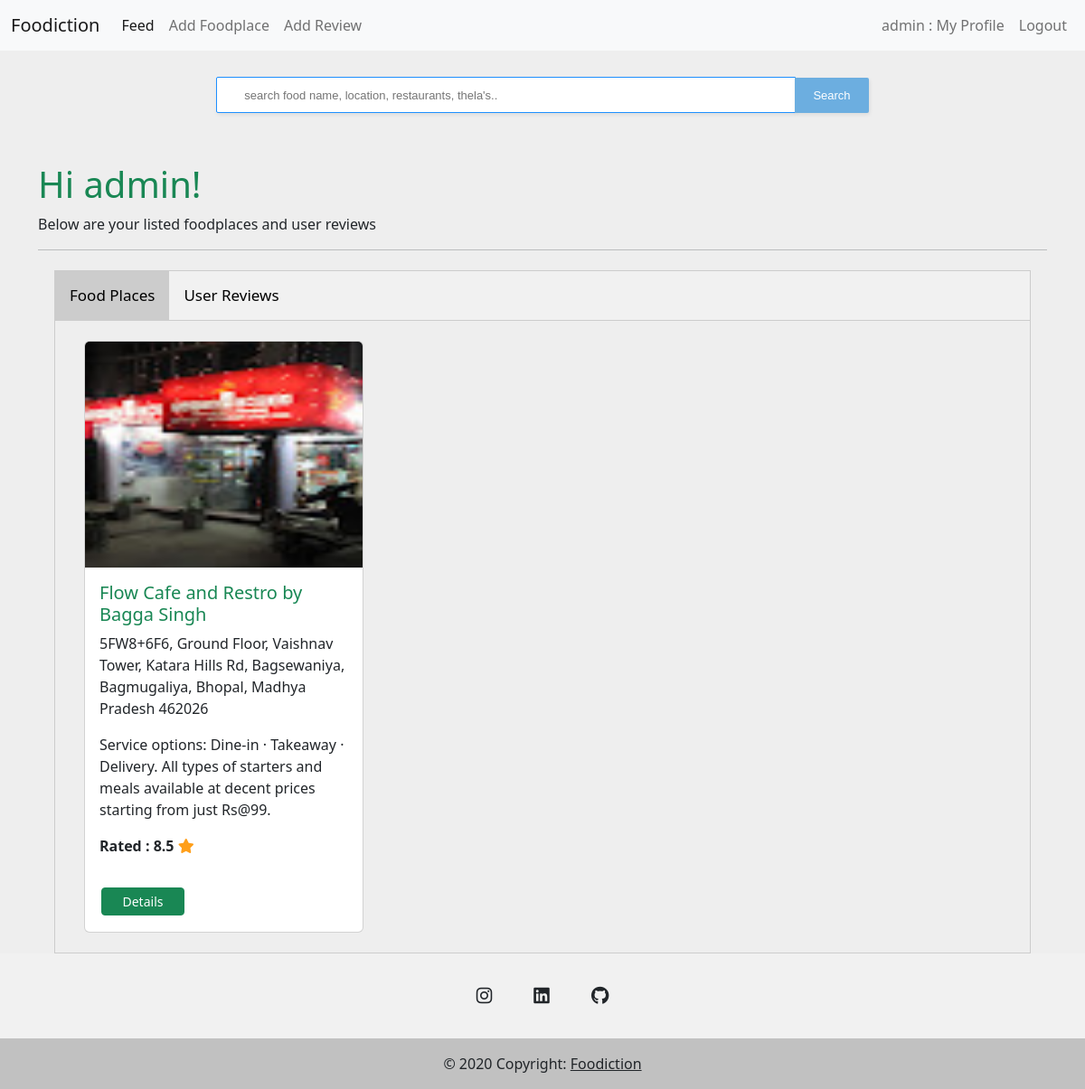
The page /myprofile/admin/dashboard (signed in) on the database its author committed.
### food_app/models.py (models this page shows)
class FoodPlace(models.Model):
    user = models.CharField(max_length=150)
    foodplace_uuid = models.UUIDField(default=uuid.uuid4, help_text="UNIQUE ID FOR THE BATCH",
                                editable=False)
    name = models.CharField(max_length=150)
    owner_name = models.CharField(max_length=150)
    thumbnail = models.ImageField(upload_to="files/thumbnail")
    location = models.CharField(max_length=500)
    maps_location_link = models.CharField(max_length=500)
    description = models.CharField(max_length=500)
    rating = models.FloatField(default=1)
    active = models.BooleanField(default=True)
    spam = models.BooleanField(default=False)
    zomato_link = models.CharField(max_length=500)

### food_app/views.py (the view)
# urls.py: path("myprofile/<str:slug>/dashboard", views.myprofile, name='myprofile'),
@login_required
def myprofile(request, slug):
    user_reviews = UserReview.objects.filter(user=request.user)
    foodplaces = FoodPlace.objects.filter(user=request.user)
    print(user_reviews)
    context = {
        'user_reviews': user_reviews,
        'foodplaces' : foodplaces
    }
    return render(request, "myprofile.html", context)

### templates/myprofile.html (shortened to what this page needs)
{% extends "base.html" %}
{% block content %}
<div class="container mt-5">
<h3 class="display-6 text-success">Hi {{ user }}!</h3>
    <p>Below are your listed foodplaces and user reviews</p>
<hr/>
</div>
<div class="tab">
    <button class="tablinks" id="defaultOpen" onclick="openCity(event, 'London')">Food Places</button>
    <button class="tablinks" onclick="openCity(event, 'Paris')">User Reviews</button>
</div>
<div class="tabcontent" id="London">
    <div class="row row-cols-1 row-cols-md-3 g-4">
        {% for foodplace in foodplaces %}
        <div class="col">
            <div class="card" style="">
                <img alt="..." class="card-img-top" src="{{ foodplace.thumbnail.url }}"
                     style="width:100%; height: 250px;">
                <div class="card-body">
                    <h5 class="card-title text-success">{{ foodplace.name }} by {{ foodplace.owner_name }}</h5>
                    <p class="card-text">{{ foodplace.location }}</p>
                    <p class="card-text">{{ foodplace.description }}</p>
                    <b>Rated : {{ foodplace.rating }} <span class="fa fa-star checked"></span></b>
                </div>
                <a class="btn btn-success btn-sm" href="{% url 'details-foodplace' foodplace.foodplace_uuid %}"
                   style="width: 30%;margin: 18px;">Details</a>
            </div>
        </div>
        {% endfor %}
    </div>
</div>
{% endblock %}

### templates/base.html (shortened to what this page needs)
<html lang="en">
<head>
    {% load static %}
    <link href="{% static 'css/base.css' %}" rel="stylesheet" type="text/css"/>
    <link href="https://cdn.jsdelivr.net/npm/bootstrap@5.2.0-beta1/dist/css/bootstrap.min.css"
 rel="stylesheet">
    <link href="https://maxcdn.bootstrapcdn.com/font-awesome/4.7.0/css/font-awesome.min.css" rel="stylesheet">
    <link href="https://cdnjs.cloudflare.com/ajax/libs/font-awesome/6.1.1/css/all.min.css"
 rel="stylesheet"/>
</head>
<body style="background-color: #eee;">
<nav class="navbar navbar-expand-lg bg-light">
    <div class="container-fluid">
        <a class="navbar-brand" href="#">Foodiction</a>
        <div class="collapse navbar-collapse" id="navbarSupportedContent">
            <ul class="navbar-nav me-auto mb-2 mb-lg-0">
                <li class="nav-item">
                    <a aria-current="page" class="nav-link active" href="{% url 'home' %}">Feed</a>
                </li>
                <li class="nav-item">
                    <a class="nav-link" href="{% url 'add-foodplace' %}">Add Foodplace</a>
                </li>
                <li class="nav-item">
                    <a class="nav-link" href="{% url 'add-review' %}">Add Review</a>
                </li>
            </ul>
            <form class="d-flex" role="search">
                <ul class="navbar-nav me-auto mb-2 mb-lg-0">
                    {% if user.is_authenticated %}
                    <li class="nav-item">
                        <a class="nav-link" href="{% url 'myprofile' user.username %}">{{ user }} : My Profile</a>
                    </li>
                    <li class="nav-item">
                        <a class="nav-link" href="{% url 'logout' %}">Logout</a>
                    </li>
                    {% endif %}
                </ul>
            </form>
        </div>
    </div>
</nav>
<div class="search-container">
    <form action="{% url 'search' %}" class="form-search">
        <input name="q" placeholder="search food name, location, restaurants, thela's.." type="text">
        <button class="submit" type="submit">Search</button>
    </form>
</div>
<div class="main">
    {% block content %}
    {% endblock %}
</div>
<footer class="text-center text-white" style="background-color: #f1f1f1;">
    <div class="container pt-4">
        <section class="mb-4">
            <a
                    class="btn btn-link btn-floating btn-lg text-dark m-1"
                    data-mdb-ripple-color="dark"
                    href="#!"
                    role="button"
            ><i class="fab fa-instagram"></i
            ></a>
            <a
                    class="btn btn-link btn-floating btn-lg text-dark m-1"
                    data-mdb-ripple-color="dark"
                    href="#!"
                    role="button"
            ><i class="fab fa-linkedin"></i
            ></a>
            <a
                    class="btn btn-link btn-floating btn-lg text-dark m-1"
                    data-mdb-ripple-color="dark"
                    href="#!"
                    role="button"
            ><i class="fab fa-github"></i
            ></a>
        </section>
    </div>
    <div class="text-center text-dark p-3" style="background-color: rgba(0, 0, 0, 0.2);">
        © 2020 Copyright:
        <a class="text-dark" href="{% url 'home' %}">Foodiction</a>
    </div>
</footer>
</body>
</html>

### static/css/base.css (style rules this page uses)
*, *::after, *::before { box-sizing: border-box; padding: 0; margin: 0; }
.search-container { width: 100%; margin: 0 auto; padding: 7px; margin-top: 22px; }
.form-search { margin: 0 auto; text-align: center; font: bold 13px sans-serif; max-width: 90%; position: relative; }
.form-search input { width: 60%; box-sizing: border-box; border-bottom-left-radius: 2px; border-top-left-radius: 2px; background-color: #ffffff; box-shadow: 1px 2px 4px 0 rgba(0, 0, 0, 0.08); padding: 12px 12px 11px 30px; border: 1px solid #b6c3cd;; border-right: 0; color:#4E565C; outline: none; -webkit-appearance: none; }
.form-search button { border-bottom-right-radius: 2px; border-top-right-radius: 2px; background-color: #6caee0; box-shadow: 1px 2px 4px 0 rgba(0, 0, 0, 0.08); color: #ffffff; padding: 12px 20px; margin-left: -4px; cursor: pointer; border: none; outline: none; }
.tab { overflow: hidden; border: 1px solid #ccc; background-color: #f1f1f1; width: 90%; margin: 0 auto; margin-top: 22px; }
.tab button { background-color: inherit; float: left; border: none; outline: none; cursor: pointer; padding: 14px 16px; transition: 0.3s; font-size: 17px; }
.tab button.active { background-color: #ccc; }
.tabcontent { display: none; padding: 22px; border: 1px solid #ccc; border-top: none; width: 90%; margin: 0 auto; }
input, textarea, select { border: 1px solid dodgerblue!important; color: black; }
.card { margin-left: 10px; margin-right: 10px; }
.checked, .price span { color: #ff9f1a; }

### rows shown on the page
FoodPlace: thumbnail (picture), name "Flow Cafe and Restro", owner_name "Bagga Singh", location "5FW8+6F6, Ground Floor, Vaishnav Tower, Katara Hills Rd, Bagsewaniya, Bagmugaliya, Bhopal, Madhya Pradesh 462026", description "Service options: Dine-in · Takeaway · Delivery. All types of starters and meals available at decent prices starting from just Rs@99.", rating "8.5"

### other values the page prints
{{ user }} "admin"
